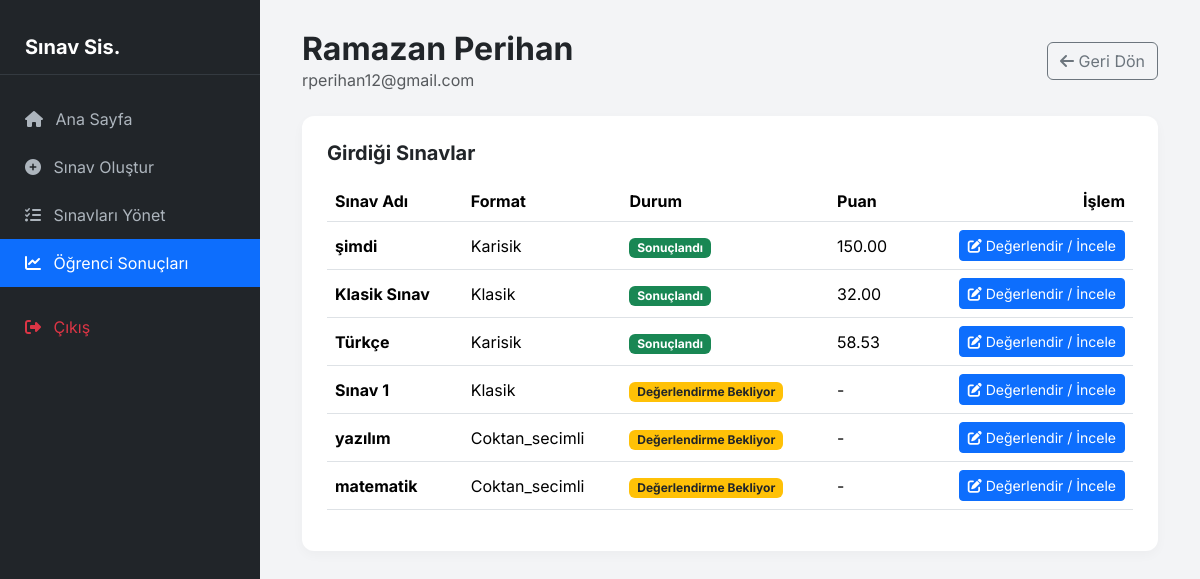
The app's page /student_details.php?student_id=2 (signed in) with its own data.
### tables this page shows
CREATE TABLE `users` (
  `id` int(11) NOT NULL,
  `name` varchar(100) DEFAULT NULL,
  `username` varchar(50) DEFAULT NULL,
  `email` varchar(100) DEFAULT NULL,
  `phone` varchar(20) DEFAULT NULL,
  `bio` text DEFAULT NULL,
  `password` varchar(255) DEFAULT NULL,
  `role` enum('ogrenci','ogretmen') DEFAULT 'ogrenci',
  `created_at` timestamp NOT NULL DEFAULT current_timestamp(),
  `profile_picture` varchar(255) DEFAULT NULL
);

CREATE TABLE `exams` (
  `id` int(11) NOT NULL,
  `title` varchar(255) DEFAULT NULL,
  `description` text DEFAULT NULL,
  `start_time` datetime DEFAULT NULL,
  `end_time` datetime DEFAULT NULL,
  `duration_minutes` int(11) DEFAULT NULL,
  `creator_id` int(11) DEFAULT NULL,
  `format` enum('coktan_secimli','klasik','yazili','karisik') DEFAULT NULL,
  `is_paid` tinyint(1) DEFAULT 1,
  `date` datetime DEFAULT NULL,
  `price` int(11) DEFAULT 0,
  `created_at` datetime DEFAULT current_timestamp()
);

### student_details.php (the view, shortened to what this page needs)
<?php
require 'db.php';
$student_id = $_GET['student_id'] ?? null;
$stmt = $pdo->prepare("SELECT * FROM users WHERE id = ?");
$stmt->execute([$student_id]);
$student = $stmt->fetch(PDO::FETCH_ASSOC);
$sql = "
    SELECT e.id, e.title, e.format, e.start_time,
           r.score,
           (SELECT COUNT(*) FROM answers WHERE exam_id = e.id AND user_id = ?) as answered_count
    FROM exams e
    JOIN answers a ON e.id = a.exam_id
    LEFT JOIN results r ON e.id = r.exam_id AND r.participant_id = ?
    WHERE a.user_id = ?
    GROUP BY e.id
    ORDER BY e.start_time DESC
";
$stmt = $pdo->prepare($sql);
$stmt->execute([$student_id, $student_id, $student_id]);
$exams = $stmt->fetchAll(PDO::FETCH_ASSOC);
?>
<!DOCTYPE html>
<html lang="tr">
<head>
    <link href="https://cdn.jsdelivr.net/npm/bootstrap@5.3.3/dist/css/bootstrap.min.css" rel="stylesheet">
    <link rel="stylesheet" href="https://cdnjs.cloudflare.com/ajax/libs/font-awesome/6.4.0/css/all.min.css">
</head>
<body>
    <div class="sidebar">
        <div style="padding: 15px 25px; border-bottom: 1px solid #343a40; margin-bottom: 20px;">
            <h5 class="m-0 fw-bold">Sınav Sis.</h5>
        </div>
        <a href="dashboard.php"><i class="fa-solid fa-house me-2"></i> Ana Sayfa</a>
        <a href="create_exam.php"><i class="fa-solid fa-plus-circle me-2"></i> Sınav Oluştur</a>
        <a href="manage_exams.php"><i class="fa-solid fa-list-check me-2"></i> Sınavları Yönet</a>
        <a href="student_results.php" class="active"><i class="fa-solid fa-chart-line me-2"></i> Öğrenci Sonuçları</a>
        <a href="logout.php" class="text-danger mt-3"><i class="fa-solid fa-right-from-bracket me-2"></i> Çıkış</a>
    </div>
    <div class="main-content">
        <div class="container">
            <div class="d-flex justify-content-between align-items-center mb-4">
                <div>
                    <h2 class="fw-bold text-dark m-0"><?= htmlspecialchars($student['name']) ?></h2>
                    <p class="text-muted m-0"><?= htmlspecialchars($student['email']) ?></p>
                </div>
                <a href="student_results.php" class="btn btn-outline-secondary"><i class="fa-solid fa-arrow-left"></i> Geri Dön</a>
            </div>
            <div class="card card-custom">
                <h5 class="fw-bold mb-3">Girdiği Sınavlar</h5>
                <div class="table-responsive">
                    <table class="table table-hover align-middle">
                        <thead>
                            <tr>
                                <th>Sınav Adı</th>
                                <th>Format</th>
                                <th>Durum</th>
                                <th>Puan</th>
                                <th class="text-end">İşlem</th>
                            </tr>
                        </thead>
                        <tbody>
                            <?php foreach ($exams as $exam): ?>
                                <tr>
                                    <td class="fw-bold"><?= htmlspecialchars($exam['title']) ?></td>
                                    <td><?= ucfirst($exam['format']) ?></td>
                                    <td>
                                        <?php if (isset($exam['score'])): ?>
                                            <span class="badge bg-success">Sonuçlandı</span>
                                        <?php else: ?>
                                            <span class="badge bg-warning text-dark">Değerlendirme Bekliyor</span>
                                        <?php endif; ?>
                                    </td>
                                    <td><?= isset($exam['score']) ? number_format($exam['score'], 2) : '-' ?></td>
                                    <td class="text-end">
                                        <a href="evaluate_exam.php?exam_id=<?= $exam['id'] ?>&student_id=<?= $student_id ?>" class="btn btn-sm btn-primary">
                                            <i class="fa-solid fa-pen-to-square"></i> Değerlendir / İncele
                                        </a>
                                    </td>
                                </tr>
                            <?php endforeach; ?>
                        </tbody>
                    </table>
                </div>
            </div>
        </div>
    </div>
</body>
</html>

### student_details.php (style rules this page uses)
body { font-family: 'Inter', sans-serif; background-color: #f3f4f6; }
.sidebar { width: 260px; height: 100vh; background: #212529; color: #fff; position: fixed; top: 0; left: 0; padding-top: 20px; }
.sidebar a { padding: 12px 25px; text-decoration: none; color: #adb5bd; display: block; }
.sidebar a:hover, .sidebar a.active { color: #fff; background-color: #0d6efd; }
.main-content { margin-left: 260px; padding: 30px; }
.card-custom { border: none; border-radius: 12px; background: #fff; box-shadow: 0 4px 12px rgba(0,0,0,0.03); padding: 25px; }

### records on screen
users: name "Ramazan Perihan", email "rperihan12@gmail.com"
exams: title "şimdi", format "Karisik", shows "Sonuçlandı", score "150.00"
exams: title "Klasik Sınav", format "Klasik", shows "Sonuçlandı", score "32.00"
exams: title "Türkçe", format "Karisik", shows "Sonuçlandı", score "58.53"
exams: title "Sınav 1", format "Klasik", shows "Değerlendirme Bekliyor"
exams: title "yazılım", format "Coktan_secimli", shows "Değerlendirme Bekliyor"
exams: title "matematik", format "Coktan_secimli", shows "Değerlendirme Bekliyor"
